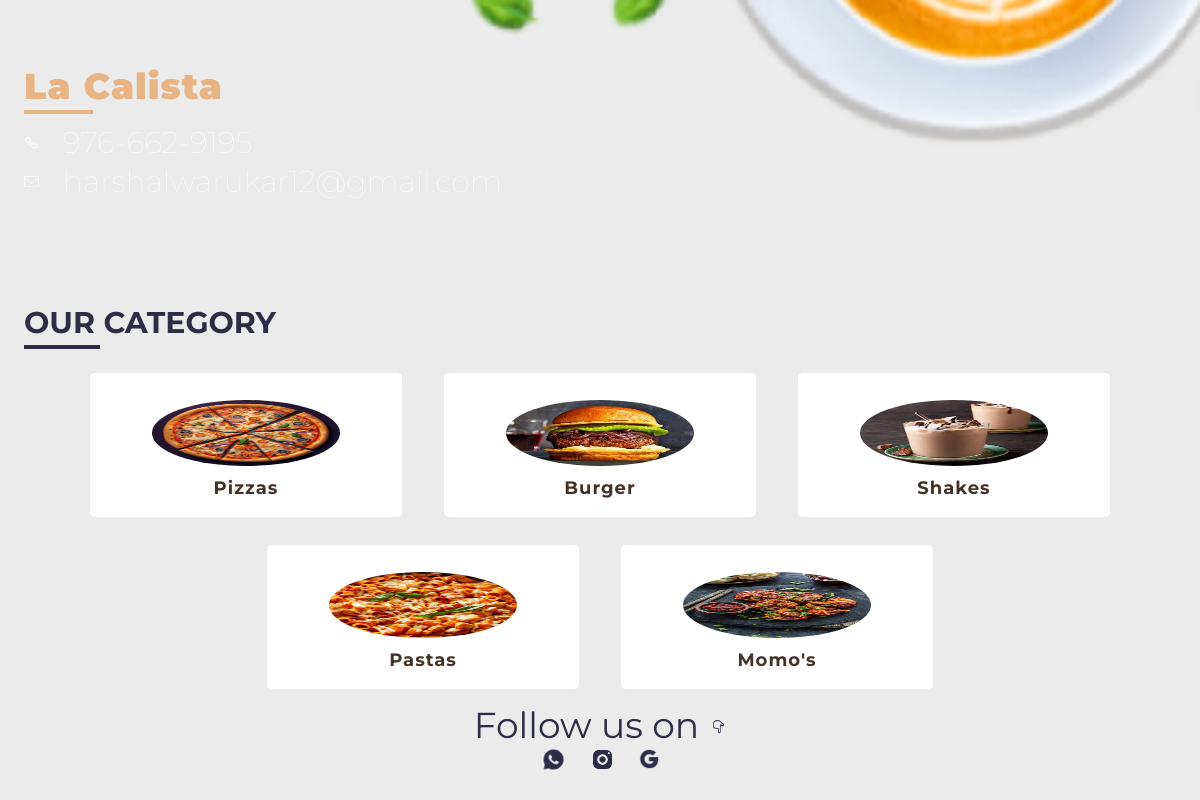
Page /27dbaa95be92499594fff6e7eb05e5cc on the committed database.
### client/models.py (models this page shows, shortened)
class Menu(models.Model):
    id = models.UUIDField( primary_key = True, default = uuid.uuid4, editable = False,)
    template = models.ForeignKey(Template, on_delete=models.CASCADE)
    user = models.OneToOneField(CustomUser, on_delete=models.CASCADE)
    logo = models.ImageField(upload_to='images', height_field=None, width_field=None, max_length=None, blank=True, null=True)
    business_name = models.CharField(max_length=100)
    business_contact_number = models.CharField( max_length=50, blank=True)
    address = models.TextField( max_length=50, blank=True)
    instagram_link = models.CharField( max_length=50, blank=True)
    facebook_link = models.CharField( max_length=50, blank=True)
    youtube_link = models.CharField( max_length=50, blank=True)
    google_link = models.CharField( max_length=50, blank=True)
    menu_link = models.CharField(max_length=100, blank=True)
    is_subscribed = models.BooleanField( default= False)
    qrcode = models.ImageField(upload_to='qrcodes/', null= True, blank= True)
    sub_date = models.DateField(auto_now=True, null=True, blank=True)

class Header(models.Model):
    header_text = models.CharField(max_length=100)
    image = models.ImageField(upload_to='images', height_field=None, width_field=None, max_length=None, blank=True, null=True)
    menu = models.ForeignKey(Menu, on_delete=models.CASCADE, related_name='headers')
    description = models.CharField(max_length=50, blank= True, default="")

### users/views.py (the view)
# urls.py: path('<str:linkId>', views.serve, name='serve'),
def serve(request, linkId):
    try:
        menu = Menu.objects.get(menu_link = linkId)
    except:
        return HttpResponse('404 page not found', status= 404)
    if menu.is_subscribed:
        data = {}
        data['menu'] = menu
        headers = Header.objects.filter(menu = menu)
        h = []
        for head in headers:
            headers = {}
            headers['header'] = head
            items = Item.objects.filter(header = head).order_by('price')
            allitem = []
            for item in items:
                allitem.append(item)
            headers['item']=allitem
            h.append(headers)
        data['headers'] = h
        template_name = menu.template.template_file_name
        dailyVisitors = DailyVisitors.objects.get(menu=menu)
        if DailyVisitors:
            dailyVisitors.Daily_visitors= dailyVisitors.Daily_visitors +1
            dailyVisitors.save()
        return render(request, template_name, data)
    else:
        return render(request, 'user/notsub.html')

### templates/designs/white-coffee.html (shortened to what this page needs)
{% load static %}
<!DOCTYPE html>
<html lang="en">
<head>
    <link rel="stylesheet" href="{% static 'css/white-coffee.css' %}">
</head>
<body>
    <div class="menu-container">
        <div class="menu-header">
            <div class="res-name">{{ menu.business_name }}</div>
            <div class="res-contact">
                <p><img src="{% static 'assets/phone.png' %}" alt="">976-662-9195</p>
                <p><img src="{% static 'assets/email.png' %}" alt="">harshalwarukar12@gmail.com</p>
            </div>
        </div>
        <div class="menu-bottom main-cont">
                <h3 class="category-heading">
                   OUR CATEGORY
               </h3>
            <div class="category-cont">
                {% for head in headers %}
                <div class="item-category">
                    <div class="item-img">
                        {% if head.header.image %}
                    <img src="{{head.header.image.url}}" alt="">
                    {% else %}
                    <img src="{% static 'images/sadfrog.jpg' %}" alt="">
                    {% endif %}
                    </div>
                    <h5 class="item-category-name"> {{head.header.header_text}}</h5>
                </div>
                {% endfor %}
            </div>
            <div class="social-media-cont">
                <div class="upper">
                    Follow us on <img src="{% static 'assets/down-finger.png' %}" alt="">
                </div>
                <div class="lower">
                    <img src="{% static 'assets/whatsapp-con.png' %}" alt="">
                    <img src="{% static 'assets/insta-icon.png' %}" alt="">
                    <img src="{% static 'assets/google-icon.png' %}" style="width: 20px; height: 20px;" alt="">
                </div>
            </div>
        </div>
    </div>
</body>
</html>

### static/css/white-coffee.css (style rules this page uses)
* { margin: 0; padding: 0; box-sizing: border-box; font-family: 'Montserrat', sans-serif; }
.menu-container { background-image: url(../assets/white-coffee-back.png); background-position: center; background-repeat: no-repeat; background-size: cover; width: 100%; height: 100vh; }
.menu-header { width: 100%; height: 28vh; padding: 8vh 3vh; }
.res-name { color: #e8b484; font-size: 3vmax; font-weight: 900; width: 60%; position: relative; letter-spacing: 1px; }
.res-name::after { content: ""; position: absolute; left: 0; background-color: #e8b484; height: 4px; width: 10%; bottom: -0.7vh; }
.res-contact { display: flex; flex-direction: column; color: #fff; margin-top: 2vh; width: 80%; gap: 0.3vh; }
.res-contact p { display: flex; justify-content: start; align-items: center; gap: 2vw; font-size:2.5vw; font-weight: lighter; }
.res-contact p img { width: 15px; height: 15px; }
.menu-bottom { width: 100vw; height: 71vh; display: none; flex-direction: column; }
.category-heading { color: #2e2d47; font-size: 2.5vmax; position: relative; margin: 10vh 0vh 0vh 3vh ; width: fit-content; }
.category-heading::after { content: ""; position: absolute; left: 0; background-color: #2e2d47; height: 4px; width: 30%; bottom: -1vh; }
.category-cont { width: 90vw; height: 41vh; margin: 0 auto; margin-top: 4vh; display: flex; flex-wrap: wrap; gap: 2vh 3.5vw; justify-content: center; overflow: scroll; }
.item-category { background-color: white; border-radius: 5px; width: 26vw; height: 18vh; }
.item-img { width: 100%; height: 70%; display: flex; align-items: flex-end; justify-content: center; }
.item-img img { width: 60%; height:65% ; border-radius: 50%; margin-bottom: 1vh; }
.item-category-name { color: #453128; width: 100%; height:20%; display: flex; align-items: center; justify-content: center; font-size: 1.5vmax; font-weight: bold; letter-spacing: 1px; }
.social-media-cont { width: 100vw; height: 6vh; display: flex; justify-content: center; align-items: center; flex-direction: column; margin-top: 1.5vh; }
.social-media-cont .upper { color: #2e2d47; display: flex; justify-content: center; align-items: center; gap: 1vw; font-size: 3vw; }
.social-media-cont .upper img { width: 15px; height: 15px; margin-top: 0.5vh; }
.social-media-cont .lower { display: flex; width: 100%; height: fit-content; align-items: center; justify-content: center; gap: 2vw; }
.social-media-cont .lower img { width: 25px; height: 25px; }
.main-cont { display: flex; }

### rows in the picture
Menu: business_name "La Calista"
Header: header.image (picture), header.header_text "Pizzas"
Header: header.image (picture), header.header_text "Burger"
Header: header.image (picture), header.header_text "Shakes"
Header: header.image (picture), header.header_text "Pastas"
Header: header.image (picture), header.header_text "Momo's"
